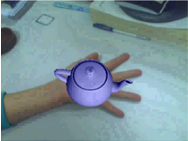
//> input picture new/1.png, 188 x 141 px
$ ./bg_sub2 -img /data/images/1.png   (built with g++ and OpenCV 4)
//> lines starting //> are read from the running program, lines starting //| are printed output that depends on the picture; after the words box and inside, x2 and y2 are one past the last pixel; in counts of white or black regions, pixels touching at a corner belong together
/**
 * @file bg_sub.cpp
 * @brief Background subtraction tutorial sample code
 * @author Domenico D. Bloisi
 */

//opencv
#include "opencv2/imgcodecs.hpp"
#include "opencv2/imgproc.hpp"
#include "opencv2/videoio.hpp"
#include <opencv2/highgui.hpp>
#include <opencv2/video.hpp>
//C
#include <stdio.h>
//C++
#include <iostream>
#include <sstream>

using namespace cv;
using namespace std;

// Global variables
Mat frame; //current frame
Mat fgMaskMOG2; //fg mask fg mask generated by MOG2 method
Ptr<BackgroundSubtractor> pMOG2; //MOG2 Background subtractor
int keyboard; //input from keyboard

//mine
Mat inverted; //inverted mask
Mat masked; //frame after mask
Mat gaussian; //mask w/ Gaussian blur
Mat gMasked; //gaussian masked image

/** Function Headers */
void help();
void processVideo(char* videoFilename);
void processImages(char* firstFrameFilename);

void help()
{
    cout
    << "--------------------------------------------------------------------------" << endl
    << "This program shows how to use background subtraction methods provided by "  << endl
    << " OpenCV. You can process both videos (-vid) and images (-img)."             << endl
                                                                                    << endl
    << "Usage:"                                                                     << endl
    << "./bs {-vid <video filename>|-img <image filename>}"                         << endl
    << "for example: ./bs -vid video.avi"                                           << endl
    << "or: ./bs -img /data/images/1.png"                                           << endl
    << "--------------------------------------------------------------------------" << endl
    << endl;
}


// find out what type Mat is
// [22 lines left out: function type2str, not called in this run]

/**
 * @function processVideo
 */
// [113 lines left out: function processVideo, not called in this run]

/**
 * @function processImages
 */
void processImages(char* fistFrameFilename) {
//> called with fistFrameFilename = "/data/images/1.png"
    //read the first file of the sequence
    frame = imread(fistFrameFilename);
//> frame is the input picture: 141 rows x 188 cols, CV_8UC3; mean B, G, R 152.8, 145.7, 122.6
    if(frame.empty()){
        //error in opening the first image
        cerr << "Unable to open first image frame: " << fistFrameFilename << endl;
        exit(EXIT_FAILURE);
    }
    //current image filename
    string fn(fistFrameFilename);
    //read input data. ESC or 'q' for quitting
    while( (char)keyboard != 'q' && (char)keyboard != 27 ){
        //update the background model
        pMOG2->apply(frame, fgMaskMOG2);
//> fgMaskMOG2: 141 rows x 188 cols, CV_8UC1; every value is 127
        //get the frame number and write it on the current frame
        size_t index = fn.find_last_of("/");
        if(index == string::npos) {
            index = fn.find_last_of("\\");
        }
        size_t index2 = fn.find_last_of(".");
        string prefix = fn.substr(0,index+1);
        string suffix = fn.substr(index2);
        string frameNumberString = fn.substr(index+1, index2-index-1);
        istringstream iss(frameNumberString);
        int frameNumber = 0;
        iss >> frameNumber;
        rectangle(frame, cv::Point(10, 2), cv::Point(100,20),
                  cv::Scalar(255,255,255), -1);
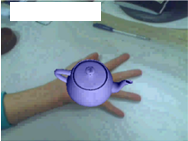
//> frame: 141 rows x 188 cols, CV_8UC3; 6.52% of pixels changed, all inside (x1, y1, x2, y2) = (10, 2, 101, 21)
        putText(frame, frameNumberString.c_str(), cv::Point(15, 15),
                FONT_HERSHEY_SIMPLEX, 0.5 , cv::Scalar(0,0,0));
//> frame: 141 rows x 188 cols, CV_8UC3; 0.05% of pixels changed, all inside (x1, y1, x2, y2) = (18, 5, 22, 16)
        //show the current frame and the fg masks
        imshow("Frame", frame);
        imshow("FG Mask MOG 2", fgMaskMOG2);

        //try to mask original frame
        //imshow("masked frame", masked);

        //get the input from the keyboard
        keyboard = waitKey( 30 );
//> the 'q' key is pressed
        //search for the next image in the sequence
        ostringstream oss;
        oss << (frameNumber + 1);
        string nextFrameNumberString = oss.str();
        string nextFrameFilename = prefix + nextFrameNumberString + suffix;
        //read the next frame
        frame = imread(nextFrameFilename);
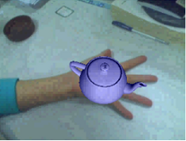
//> input picture new/2.png, 186 x 141 px
//> frame is the input picture: 141 rows x 186 cols, CV_8UC3; mean B, G, R 150.8, 143.1, 119.4
        if(frame.empty()){
            //error in opening the next image in the sequence
            cerr << "Unable to open image frame: " << nextFrameFilename << endl;
            exit(EXIT_FAILURE);
        }
        //update the path of the current frame
        fn.assign(nextFrameFilename);
    }
}

/**
 * @function main
 */
int main(int argc, char* argv[])
{
    //print help information
    help();

    //check for the input parameter correctness
    if(argc != 3) {
        cerr <<"Incorret input list" << endl;
        cerr <<"exiting..." << endl;
        return EXIT_FAILURE;
    }

    //create GUI windows
    namedWindow("Frame");
    namedWindow("FG Mask MOG 2");

    //create Background Subtractor objects
    pMOG2 = createBackgroundSubtractorMOG2(); //MOG2 approach

    if(strcmp(argv[1], "-vid") == 0) {
        //input data coming from a video
        processVideo(argv[2]);
    }
    else if(strcmp(argv[1], "-img") == 0) {
        //input data coming from a sequence of images
        processImages(argv[2]);
    }
    else {
        //error in reading input parameters
        cerr <<"Please, check the input parameters." << endl;
        cerr <<"Exiting..." << endl;
        return EXIT_FAILURE;
    }
    // [11 lines of commented-out code are left out]
    destroyAllWindows();
    return EXIT_SUCCESS;
}
